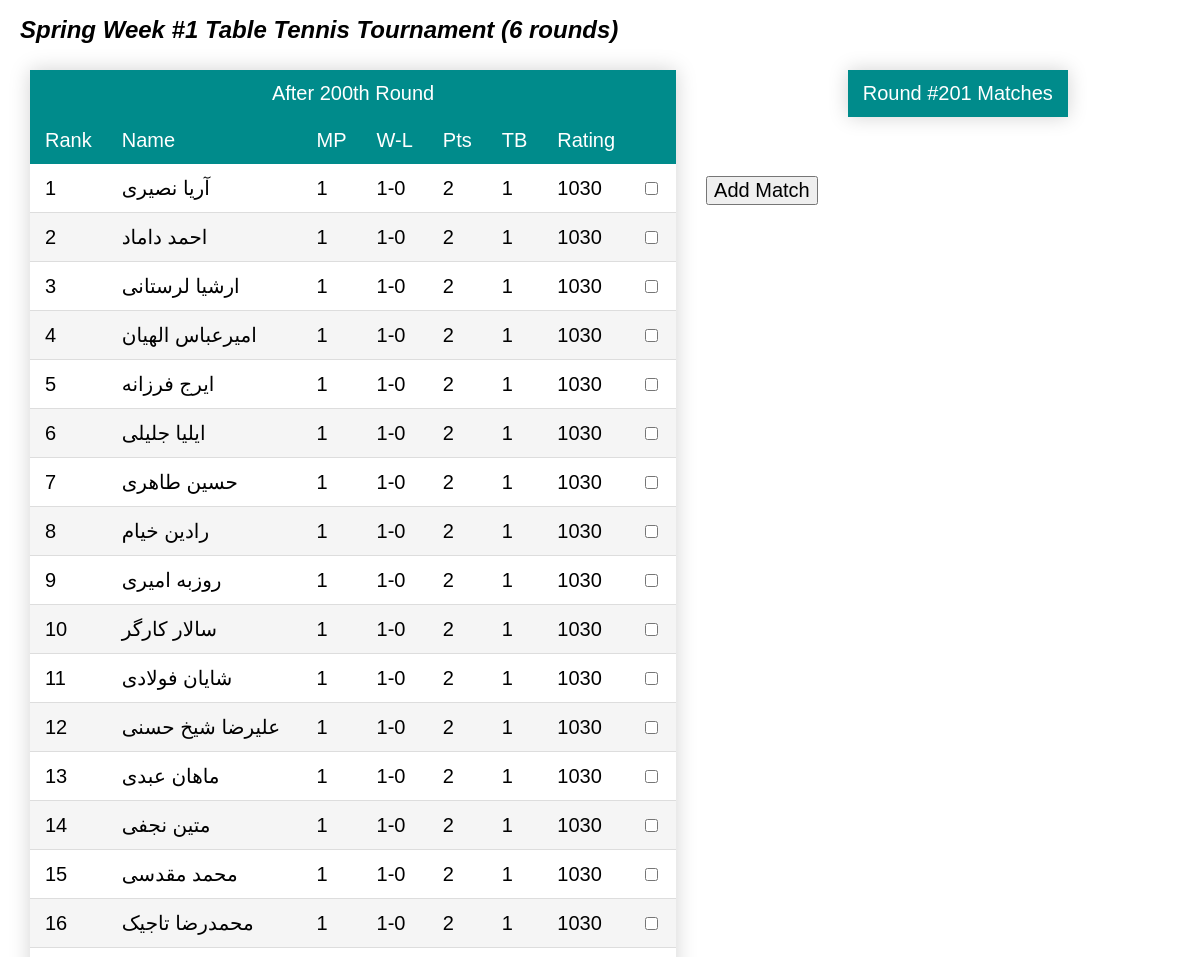
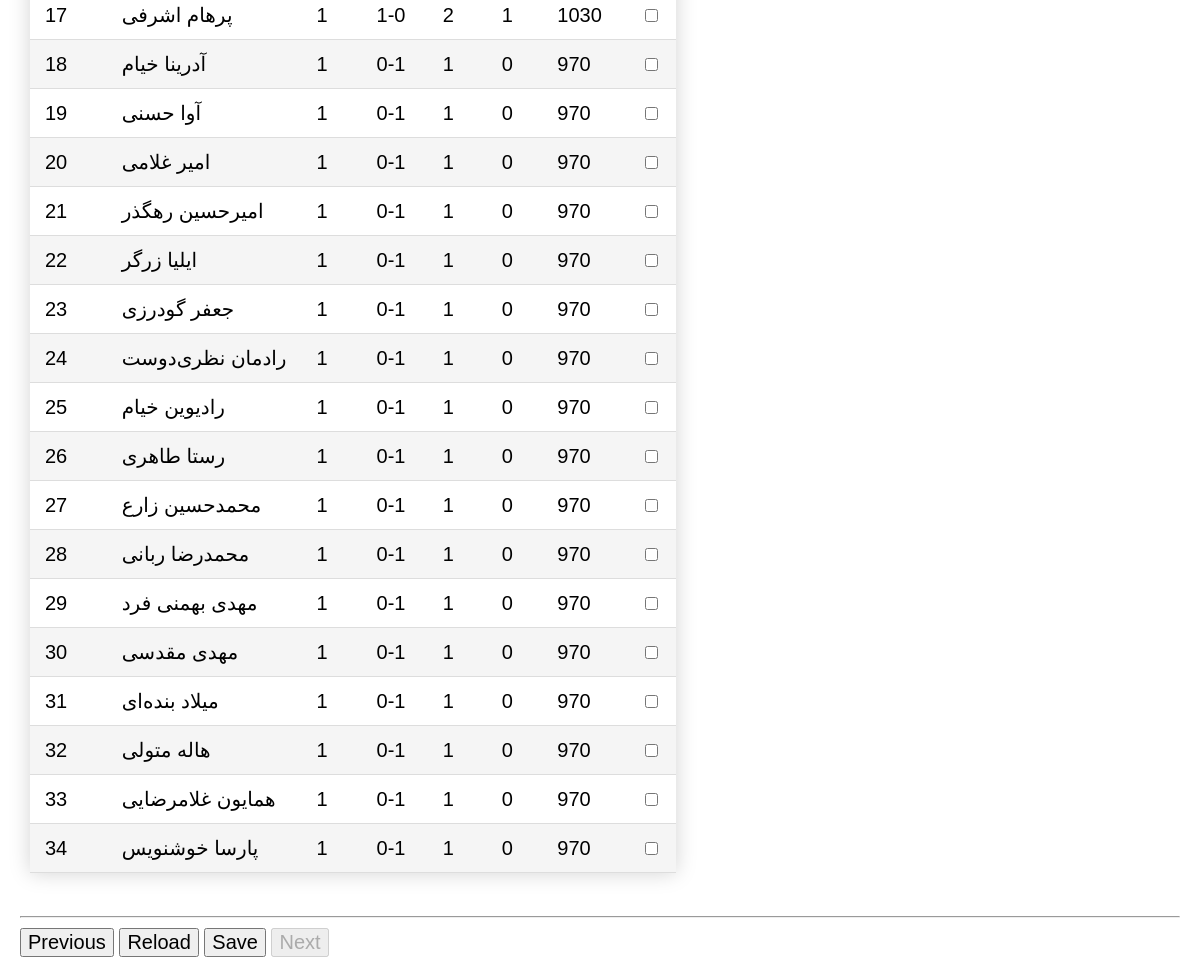
The app's page /201/round201/ with its own data (2 pictures, top to bottom).
### app/models.py (models this page shows, shortened)
class Tournament(models.Model):
    name = models.CharField(max_length=100, null=False, unique=True)
    sport = models.ForeignKey(Sport(), on_delete=models.CASCADE, null=True)
    number_of_rounds = models.IntegerField(null=True)
    class Meta:
        ordering = ['sport', 'name', ]

class Sport(models.Model):
    name = models.CharField(max_length=20, unique=True, null=False)
    def __str__(self):
        return self.name

### app/views.py (the view)
# urls.py: path('<int:tournamentId>/round<int:round>/',
def round(request, tournamentId, round):
    print('==========round==========')
    theTour = models.Tournament.objects.get(id=tournamentId)
    results = models.Match.objects.filter(tournament=theTour, round=round)
    mytable = table(tournamentId, round-1)
    for match in results:
        mytable[match.player1.id]['selected'] = True
        mytable[match.player2.id]['selected'] = True
    context = {'tournament': theTour, 'round': round,
               'results': results, 'table': mytable, }
    return render(request, 'round.html', context)

### app/models.py (called while the page is built)
    def __str__(self):
        return self.firstname+' '+self.lastname

### app/views.py (called while the page is built)
def points(won, drawn, lost, sport='Table Tennis'):
    return 2*won+1*lost

def tiebreak(Sa, Sb, Pa, Pb):
    tiebreak = Pb if Sa > Sb else 0.5*Sb if Sa == Sb else 0
    return tiebreak

def rating_change(Sa, Sb, Ra, Rb, K=60):
    if (Rb == 0 and Sa > Sb) or (Ra == 0 and Sa < Sb):
        return 0
    S = 1 if Sa > Sb else (0 if Sa < Sb else 0.5)
    Ea = (10**(Ra/400))/(10**(Ra/400)+10**(Rb/400))
    return K*(S-Ea)

### app/templates/round.html (shortened to what this page needs)
{% extends "template.html" %}
{% load humanize %}
{% block content %}
<h1> {{ tournament.name }} {{ tournament.sport }} Tournament ({{ tournament.number_of_rounds }} rounds) </h1>
<div style="display: flex; flex-wrap: wrap;">
    <div>
        <form id="form1" onsubmit="return false;">
            <table id="tbTable" class="styled-table">
                <thead>
                    <tr>
                        <td align=center colspan="8"> After {{ round|add:-1|ordinal }} Round </td>
                    </tr>
                    <tr>
                        <td>Rank</td>
                        <td>Name</td>
                        <td>MP</td>
                        <td nowrap>W-L</td>
                        <td>Pts</td>
                        <td>TB</td>
                        <td>Rating</td>
                        <td></td>
                    </tr>
                </thead>
                <tbody>
                    {% for id , participant in table.items %}
                    <tr id={{id}}>
                        <td> {{ forloop.counter }} </td>
                        <td nowrap> {{ participant.playerName }} </td>
                        <td> {{ participant.played }} </td>
                        <td nowrap> {{ participant.won }}-{{ participant.lost }} </td>
                        <td> {{ participant.points|floatformat }} </td>
                        <td> {{ participant.tiebreak|floatformat }} </td>
                        <td> {{ participant.rating|floatformat:0 }} </td>
                        <td>
                            <input type="checkbox" tabindex=-1 {% if participant.selected %} disabled checked {%endif%}>
                        </td>
                    </tr>
                    {% endfor %}
                </tbody>
            </table>
        </form>
    </div>
    <div style="padding:10% 20px; display: flex; align-items: baseline;">
        <input type="submit" form="form1" value="Add Match" onclick="add_match()">
    </div>
    <div>
        <form id="theForm" method="POST">
            <table id="tbMatches" class="styled-table">
                <thead>
                    <tr>
                        <td align=center colspan="5"> Round #{{ round }} Matches </td>
                    </tr>
                </thead>
            </table>
        </form>
    </div>
</div>
{% endblock %}

### app/static/style.css (style rules this page uses)
body { font-family: Calibri, Arial, sans-serif; font-size: 20px; margin: 0px 20px; }
* { font-family: Calibri, Arial, sans-serif; font-size: 20px; }
h1 { font-family: Cambria, Calibri, Arial, sans-serif; font-size: x-large; font-style: italic; }
input { margin-left: 0em; }

### app/templates/round.html (style rules this page uses)
.styled-table { border-collapse: collapse; margin: 10px; box-shadow: 0 0 20px lightgray; }
.styled-table thead tr { background-color: darkcyan; color: white; text-align: left; }
.styled-table tbody tr { border-bottom: 1px solid #dddddd; }
.styled-table th, .styled-table td { padding: 12px 15px; }
.styled-table tbody tr:nth-of-type(even) { background-color: whitesmoke; }

### records on screen
Tournament: name "Spring Week #1", sport "Table Tennis", number_of_rounds "6"

### other values on screen
{{ round|add:-1|ordinal }} "200th"
{{ participant.playerName }} "آریا نصیری" "احمد داماد" "ارشیا لرستانی" "امیرعباس الهیان" "ایرج فرزانه" "ایلیا جلیلی" "حسین طاهری" "رادین خیام" "روزبه امیری" "سالار کارگر" "شایان فولادی" "علیرضا شیخ حسنی" "ماهان عبدی" "متین نجفی" "محمد مقدسی" "محمدرضا تاجیک" "پرهام اشرفی" "آدرینا خیام" "آوا حسنی" "امیر غلامی" "امیرحسین رهگذر" "ایلیا زرگر" "جعفر گودرزی" "رادمان نظری‌دوست" "رادیوین خیام" "رستا طاهری" "محمدحسین زارع" "محمدرضا ربانی" "مهدی بهمنی فرد" "مهدی مقدسی" "میلاد بنده‌ای" "هاله متولی" "همایون غلامرضایی" "پارسا خوشنویس"
{{ participant.played }} "1" "1" "1" "1" "1" "1" "1" "1" "1" "1" "1" "1" "1" "1" "1" "1" "1" "1" "1" "1" "1" "1" "1" "1" "1" "1" "1" "1" "1" "1" "1" "1" "1" "1"
{{ participant.won }} "1" "1" "1" "1" "1" "1" "1" "1" "1" "1" "1" "1" "1" "1" "1" "1" "1" "0" "0" "0" "0" "0" "0" "0" "0" "0" "0" "0" "0" "0" "0" "0" "0" "0"
{{ participant.lost }} "0" "0" "0" "0" "0" "0" "0" "0" "0" "0" "0" "0" "0" "0" "0" "0" "0" "1" "1" "1" "1" "1" "1" "1" "1" "1" "1" "1" "1" "1" "1" "1" "1" "1"
{{ participant.points|floatformat }} "2" "2" "2" "2" "2" "2" "2" "2" "2" "2" "2" "2" "2" "2" "2" "2" "2" "1" "1" "1" "1" "1" "1" "1" "1" "1" "1" "1" "1" "1" "1" "1" "1" "1"
{{ participant.tiebreak|floatformat }} "1" "1" "1" "1" "1" "1" "1" "1" "1" "1" "1" "1" "1" "1" "1" "1" "1" "0" "0" "0" "0" "0" "0" "0" "0" "0" "0" "0" "0" "0" "0" "0" "0" "0"
{{ participant.rating|floatformat:0 }} "1030" "1030" "1030" "1030" "1030" "1030" "1030" "1030" "1030" "1030" "1030" "1030" "1030" "1030" "1030" "1030" "1030" "970" "970" "970" "970" "970" "970" "970" "970" "970" "970" "970" "970" "970" "970" "970" "970" "970"
{{ round }} "201"
